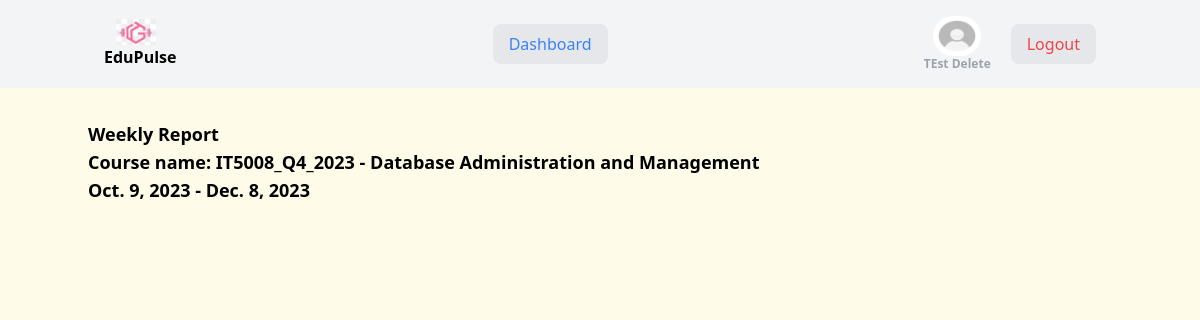
The page /wc_current_programs/courses-offering/attendance/weekly-report/4995bc50-a343-4aa2-b475-bf5fb3efbe6c/ (signed in) on the database its author committed.
### customUser/models.py (models this page shows, shortened)
class NewUser(AbstractUser):
    Gender_Choice=[
        ('M','Male'),
        ('F','Female'),
        ('O','Other'),
    ]
    temp_id=models.CharField(max_length=255,blank=True,null=True)
    gender=models.CharField(max_length=100,choices=Gender_Choice,null=True,blank=True)
    phone = models.DecimalField(max_digits=12, decimal_places=0, null=True, blank=True)
    dob=models.DateField(default=None, blank=True, null=True)
    user_image = models.ImageField(upload_to='user_images/', null=True, blank=True)
    nationality=models.CharField(max_length=255,null=True,blank=True)
    address=models.ForeignKey(Address, verbose_name="Address", on_delete=models.CASCADE,null=True,blank=True)
    campus=models.ForeignKey(Campus, verbose_name="Campus", on_delete=models.CASCADE,null=True,blank=True, related_name='users')

### program/models.py (models this page shows, shortened)
class CourseOffering(BaseModel):
    OFFERING_CHOICES = [
        ('online', 'ONLINE'),
        ('offline', 'OFFLINE'),
        ('blended', 'BLENDED'),
    ]
    course=models.ForeignKey(Course, verbose_name=("course"), on_delete=models.CASCADE,null=True,blank=True,related_name='course_offering')
    start_date=models.DateField( auto_now=False, auto_now_add=False)
    end_date=models.DateField( auto_now=False, auto_now_add=False)
    remark=models.TextField(max_length=255,blank=True,null=True)
    result_status_code=models.CharField(max_length=255,null=True,blank=True)
    result_status=models.CharField(max_length=255,null=True,blank=True)
    student = models.ManyToManyField(Student,blank=True ,related_name='course_offerings')
    teacher = models.ManyToManyField(Staff,blank=True ,related_name='course_offerings')
    offering_mode = models.CharField(max_length=10,choices=OFFERING_CHOICES,default='online',blank=True, null=True,help_text='Select the mode of course offering: Online, Offline, or Blended'
    )

class Course(BaseModel):
    name=models.CharField(max_length=255,null=True,blank=True)
    description=models.CharField(max_length=255,null=True,blank=True)
    key_components=models.CharField(max_length=255,null=True,blank=True)
    program_link = models.URLField(max_length=255, null=True, blank=True)
    total_credit=models.PositiveIntegerField(null=True,blank=True)
    duration_in_week=models.PositiveIntegerField(null=True,blank=True)
    program = models.ManyToManyField(Program, blank=True, related_name='course')
    course_efts=models.FloatField(null=True,blank=True)

### report/views.py (the view)
# urls.py: path('weekly-report/<uuid:pk>/', WeeklyReportView.as_view(),name='weekly_report_list'),
class WeeklyReportView(LoginRequiredMixin, DetailView):
    model = CourseOffering
    template_name = 'report/attendance/weekly_report_list.html'
    context_object_name = 'course_offering'

### customUser/templatetags/custom_tags.py (called while the page is built)
@register.filter(name='user_belongs_to_group')
def user_belongs_to_group(user,group_name):
        return user.groups.filter(name=group_name).exists()

### templates/report/attendance/weekly_report_list.html (shortened to what this page needs)
{% extends "base.html" %}
{% block content %}
<section class="my-4">
    <h1 class='font-semibold text-lg mb-4'>Weekly Report
        <br>Course name: {{ course_offering.temp_id }} - {{ course_offering.course.name }}
        <br>{{ course_offering.start_date }} - {{ course_offering.end_date }}
    </h1>
    {% regroup course_offering.weekly_reports.all by week_number as weekly_reports_by_week %}
</section>
{% endblock %}

### templates/components/base/header.html (shortened to what this page needs)
{% load custom_tags %}
{% load static %}
{% block content %}
<nav class="bg-gray-100 ">
  <div class="container mx-auto flex items-center justify-between p-4  flex-row gap-4">
      <a href="{% url 'dashboard' %}" class="flex items-center flex-col">
          <img src="{% static '/logo/logo.jpeg' %}" alt="Logo" class="w-10 h-08 mr-2">
          <span class="text-md font-semibold">EduPulse</span>
      </a>
      <div id="navLinks"  class=" hidden flex-col justify-center lg:items-center items-end lg:flex-row lg:flex space-x-4  md:flex-wrap">
        <a href="{% url 'dashboard' %}" class="text-blue-500 bg-gray-200 px-4 py-2 rounded-lg">Dashboard</a>
      </div>
      <div class="flex items-center space-x-2 flex-row gap-3">
          {% if user.is_authenticated %}
              <div class='flex flex-col justify-center items-center'>
                {% if current_user.user_image and current_user.user_image.url %}
                <img src="{{ user.user_image.url }}" alt="{{ user.username }}" class="w-12 h-10 rounded-full">
            {% else %}
              <img src="{% static '/default/default_user_image.jpeg' %}" class="w-12 h-10 rounded-full">
            {% endif %}
              <span class="hidden lg:inline  text-center  text-xs font-semibold text-gray-400">{{ user.first_name }} {{ user.last_name }}</span>
              </div>
              <a href="{% url 'user-logout' %}" class="text-red-500 md:mr-5 bg-gray-200 px-4 py-2 rounded-lg">Logout</a>
              {% else %}
              <a href="{% url 'user-login' %}" class="text-blue-500 md:mr-5 bg-gray-200 px-4 py-2 rounded-lg">Login</a>
          {% endif %}
      </div>
  </div>
</nav>
  {% endblock content %}

### static/src/styles.css (style rules this page uses)
html { line-height: 1.5; -webkit-text-size-adjust: 100%; -moz-tab-size: 4; -o-tab-size: 4; tab-size: 4; font-family: ui-sans-serif, system-ui, -apple-system, BlinkMacSystemFont, "Segoe UI", Roboto, "Helvetica Neue", Arial, "Noto Sans", sans-serif, "Apple Color Emoji", "Segoe UI Emoji", "Segoe UI Symbol", "Noto Color Emoji"; font-feature-settings: normal; font-variation-settings: normal; }
body { margin: 0; line-height: inherit; }
h1, h2, h3, h4, h5, h6 { font-size: inherit; font-weight: inherit; }
a { color: inherit; text-decoration: inherit; }
blockquote, dl, dd, h1, h2, h3, h4, h5, h6, hr, figure, p, pre { margin: 0; }
img, svg, video, canvas, audio, iframe, embed, object { display: block; vertical-align: middle; }
img, video { max-width: 100%; height: auto; }
.container { width: 100%; }
@media (min-width: 640px) { .container { max-width: 640px; } }
@media (min-width: 768px) { .container { max-width: 768px; } }
@media (min-width: 1024px) { .container { max-width: 1024px; } }
.mx-auto { margin-left: auto; margin-right: auto; }
.bg-yellow-50 { --tw-bg-opacity: 1; background-color: rgb(254 252 232 / var(--tw-bg-opacity)); }

### rows shown on the page
NewUser: first_name "TEst", last_name "Delete"
CourseOffering: temp_id "IT5008_Q4_2023", course.name "Database Administration and Management", start_date "Oct. 9, 2023", end_date "Dec. 8, 2023"
